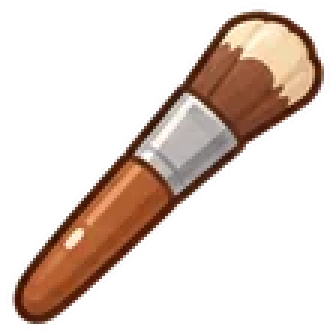
#> input picture assets/tools/art.webp, 112 x 112 px, given in place of tools_sheet.png, which was not available (shown 3 times larger)
$ python key_white.py
#> lines starting #> are read from the running program, lines starting #| are printed output that depends on the picture; after the words box and inside, x2 and y2 are one past the last pixel; in counts of white or black regions, pixels touching at a corner belong together
import sys, numpy as np
from PIL import Image
from scipy import ndimage
SP='/tmp/claude-0/-home-claude/bac60e34-62fc-506b-bc1d-fd6fecff0de1/scratchpad/assets/'
SRC='/mnt/user-data/uploads/奶蛙足道/素材/'
def key_white(rgb, thr=232):
    a=np.asarray(rgb).astype(np.float32)
    mn=a.min(2); mx=a.max(2)
    cand=(mn>thr)&((mx-mn)<18)
    core=ndimage.binary_erosion(cand,iterations=3,border_value=1)
    lab,_=ndimage.label(core)
    edge=set(np.unique(np.concatenate([lab[0],lab[-1],lab[:,0],lab[:,-1]])))-{0}
    bg=np.isin(lab,list(edge))
    bg=ndimage.binary_dilation(bg,iterations=3)&cand
    # soft band: pixels within 3px of bg get alpha from darkness
    dist=ndimage.distance_transform_edt(~bg)
    band=(dist>0)&(dist<=3)
    alpha=np.ones(mn.shape,np.float32)
    alpha[bg]=0
    lum=mn
    soft=np.clip((255-lum)/60.0,0,1)
    alpha[band]=np.maximum(soft[band], np.clip((dist[band]-1)/2.5,0,1))
    A=alpha[...,None]
    col=np.where(A>0.01,(a-255*(1-A))/np.maximum(A,0.01),0)
    out=np.dstack([np.clip(col,0,255),alpha*255]).astype(np.uint8)
    return Image.fromarray(out,'RGBA')
ids=['soak','scrub','trim','peel','massage','paint','mask','fish','wax','moxa','art','towel']
sheet=Image.open(SRC+'tools_sheet.png').convert('RGB')
for i,k in enumerate(ids):
    r,c=divmod(i,4)
    cell=sheet.crop((c*256,r*256,c*256+256,r*256+256))
    im=key_white(cell)
    bb=im.getchannel('A').point(lambda v:255 if v>20 else 0).getbbox()
    im=im.crop(bb)
    w,h=im.size; s=max(w,h); pad=int(s*0.04)
    sq=Image.new('RGBA',(s+2*pad,s+2*pad),(0,0,0,0)); sq.paste(im,((s-w)//2+pad,(s-h)//2+pad))
    sq=sq.resize((112,112),Image.LANCZOS)
    sq.save(SP+f'tools/{k}.webp','WEBP',quality=88,method=6)
    sq.save(SP+f'tools/{k}.png')
#> cell: PIL image 256x256 RGB; every value is 0
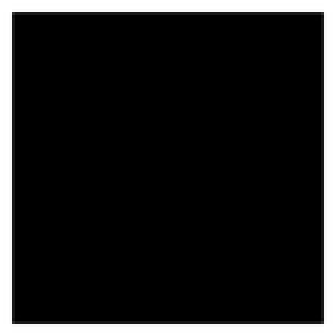
#> sq: PIL image 112x112 RGBA (shown 3 times larger); mean R, G, B, A 0, 0, 0, 219.2; transparent parts drawn white
logo=key_white(Image.open(SRC+'logo_plate.png').convert('RGB'))
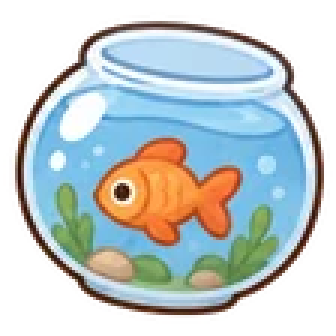
#> input picture assets/tools/fish.webp, 112 x 112 px, given in place of logo_plate.png, which was not available (shown 3 times larger)
#> in key_white (call 13), `cand=(mn>thr)&((mx-mn)<18)`:
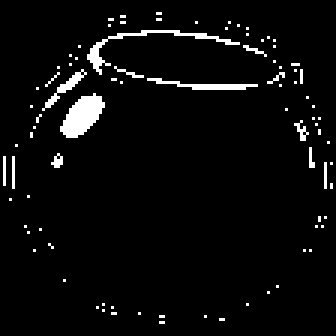
#> cand: shape (112, 112) bool (shown 3 times larger); 4.2% white; 87 white regions (83 under 20 px), largest, box (x1, y1, x2, y2) and area: (20, 31, 35, 46) 132, (29, 10, 80, 25) 95, (49, 26, 86, 30) 58, (14, 23, 29, 37) 42
#> in key_white (call 13), `core=ndimage.binary_erosion(cand,iterations=3,border_value=1)`: core: shape (112, 112) bool; 0.3% white; 1 white region, box (x1, y1, x2, y2) and area: (23, 34, 32, 43) 38
#> in key_white (call 13), `bg=np.isin(lab,list(edge))`: bg: shape (112, 112) bool; every value is 0
#> in key_white (call 13), `dist=ndimage.distance_transform_edt(~bg)`:
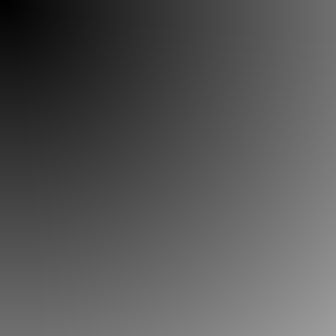
#> dist: shape (112, 112) float64 (shown 3 times larger); min 1, max 157.7, mean 85.7
#> in key_white (call 13), `band=(dist>0)&(dist<=3)`: band: shape (112, 112) bool; 0.06% white; 1 white region (1 under 20 px)
#> in key_white (call 13), `soft=np.clip((255-lum)/60.0,0,1)`:
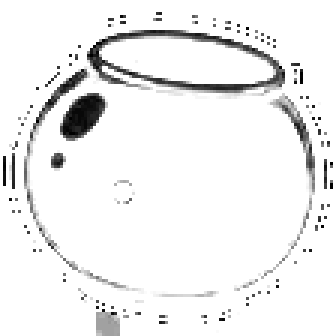
#> soft: shape (112, 112) float32 (shown 3 times larger); min 0, max 1, mean 0.941
#> in key_white (call 13), `alpha[band]=np.maximum(soft[band], np.clip((dist[band]-1)/2.5,0,1))`: alpha: shape (112, 112) float32; every value is 1
bb=logo.getchannel('A').point(lambda v:255 if v>20 else 0).getbbox(); logo=logo.crop(bb)
#> after `bb = logo.getchannel('A').point(lambda v: 255 if v > 20 else 0).getbbo`: bb = (0, 0, 112, 112)
print('logo bbox',bb,logo.size)
#| logo bbox (0, 0, 112, 112) (112, 112)
logo.thumbnail((720,720),Image.LANCZOS)
logo.save(SP+'logo.webp','WEBP',quality=86,method=6); logo.save(SP+'logo.png')
# contact sheet on dark+light bg to check keying
cs=Image.new('RGBA',(112*12,224),(0,0,0,255));
from PIL import ImageDraw
d=ImageDraw.Draw(cs); d.rectangle((0,112,112*12,224),fill=(240,226,200,255))
for i,k in enumerate(ids):
    t=Image.open(SP+f'tools/{k}.png'); cs.alpha_composite(t,(i*112,0)); cs.alpha_composite(t,(i*112,112))
cs.save(SP+'tools_check.png')
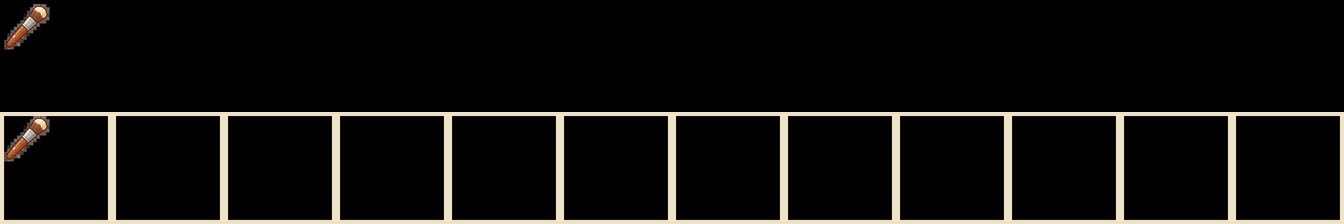
#> saved as tools_check.png: PIL image 1344x224 RGBA; mean R, G, B, A 17.7, 16.5, 14.5, 255
lc=Image.new('RGBA',(logo.width,logo.height*2),(30,30,30,255)); ImageDraw.Draw(lc).rectangle((0,logo.height,logo.width,logo.height*2),fill=(240,226,200,255))
lc.alpha_composite(logo,(0,0)); lc.alpha_composite(logo,(0,logo.height)); lc.save(SP+'logo_check.png')
#> after `lc.alpha_composite(logo, (0, logo.height))`:
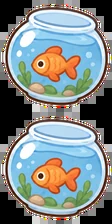
#> lc: PIL image 112x224 RGBA; mean R, G, B, A 129.4, 137.6, 137.1, 255
